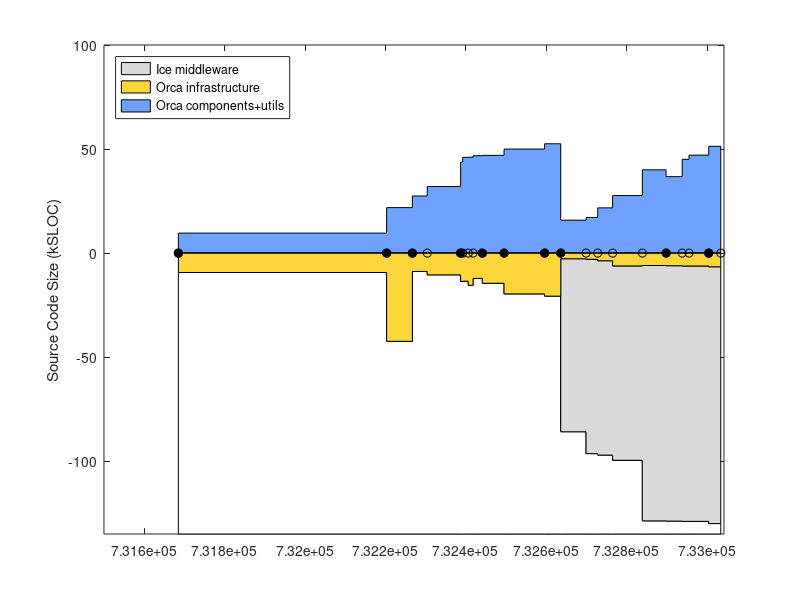

Here is the MATLAB script that generated this plot: (Note: this script raises an error after producing the figure.)
% keep track of orca project size using sloccount
clear all

% include/* except: include/{Freeze IceSSL IcePatch2}
% src/{Ice Slice IceGrid icecpp IceStorm slice2cpp IceUtil IceBox IceXML}
Sice212 = [
(7842-1000) + (22093+18419+11499+10568+4392+4200+4252+567+316)
];
Sice301 = [
(8164-1000) + (23018+19384+19169+10596+4479+4343+4308+622+319)
];
% same as above, but now also add Java:
% src/{IceInternal Ice IceUtil IceBox}
Sice310 = [
(8810-1200) + (24275+20494+22689+10587+4569+4877+4770+667+319) + (13190+6915+1262+493)
];
Sice311 = [
(8950-1275) + (24511+20505+22898+10590+4600+4884+4782+683+323) + (13266+6929+1262+504)
];

% for comparison, ASN
Sasn = 90433;

% indeces
iyy=1;
imm=2;
idd=3;
iver=4;
isub=5;
ibase=6;
icomp=7;

Sorca = [ ...
% YY    MM  DD  ?   SUB     BASE        COMP             VERSION
% 0.8.6: a single distro, divide in halves arbitrarily
2003    4   14  1   0       18930/2     18930/2;          % 0.8.6 (last change in doc/ChangeLog
% BASE: orca-base
% COMP: orca-components
2004    9   13  1   0       42543       21726;            % 0.11.0
2004    11  16  1   0       8963        27310;            % 0.12.0
2004    12  23  0   0       10596       31845;            % 0.12.1
2005    3  16   1   0       13767       43576;            % 0.13.0
2005    3  21   0   0       13620       45874;            % 0.13.1
2005    4   4   0   0       15630       45944;            % 0.13.2
2005    4   16  0   0       12283       46666;            % 0.13.3
2005    5   9   1   0       14639       46837;            % 0.14.0
2005    7   2   1   0       19751       49854;            % 0.15.0
2005    10  11  1   0       20818       52408;            % 1.0.0
% BASE: just orcaice + interfaces/slice
% COMP: comp + util - orcaice 
2005    11  20  1   Sice212 2320+530    9226+8781-2320;   % 2.0.0-rc1
2006    1   22  0   Sice301 2511+596    9801+9695-2511;   % 2.0.0-rc2
2006    2   20  0   Sice301 2998+813    9867+14734-2998;  % 2.0.0-rc3
2006    3   29  0   Sice301 5250+1052   14625+18131-5250; % 2.0.0-rc4
2006    6   11  0   Sice310 4985+1116   19999+24867-4985; % 2.0.0-rc5
2006    8   9   1   Sice310 5086+1116   19979+21711-5086; % 2.0.0
2006    9   18  0   Sice310 5251+1094   19317+30847-5251  % 2.0.1
2006    10  5   0   Sice310 5248+1094   20384+31798-5248  % 2.0.2
2006    11  23  1   Sice311 5532+1178   21408+35311-5532  % 2.0.1
];
Vorca ={'0.8.6', '0.11.0', '0.12.0', '0.12.1', '0.13.0', '0.13.1', '0.13.2', '0.13.3', '0.14.0', '0.15.0', '1.0.0', ...
    '2.0.0-rc1', '2.0.0-rc2', '2.0.0-rc3', '2.0.0-rc4', '2.0.0-rc5', '2.0.0', '2.0.1', '2.0.2', '2.1.0' }';

% add a dummy release just for display
Sorca(end+1,:) = Sorca(end,:);
Sorca(end,imm) = Sorca(end,imm)+1;
Sorca(end,iver) = 0;
Vorca{end+1} = 'dummy';

% convert dates
Torca = datenum(Sorca(:,iyy),Sorca(:,imm),Sorca(:,idd));

% 2nd digit releases
i2 = (Sorca(:,iver)==1);
Torca2 = Torca(i2);
Vorca2 = Vorca(i2);

Splayer = [ 
% YY    MM  DD  ?   SUB     BASE                COMP           VERSION
% BASE: (server-drivers)+client_libs
% COMP: drivers + utils
2002    12 04   1  0    (17331-12037)+9188      12037+2685;    % 1.3.1
2003    7  15   1  0    (30452-24334)+12458     24334+3064;    % 1.4rc1
2003    12 07   1  0    (37378-30947)+13110     30947+9633;    % 1.4rc2
2004    5  31   1  0    (49225-42643)+13664     42643+3550;    % 1.5
2004    11 12   1  0    (50758-43190)+13545     43190+4479;    % 1.6
2005    1  31   0  0    (52069-44517)+13576     44517+4662;    % 1.6.2
2005    7  28   0  0    (53348-45686)+14300     45686+5188;    % 1.6.5
% BASE: (libplayercore-./bindings) + client_libs + (libplayertcp-./bindings)
% note: libplayerxdr is autogenerated
% COMP: server + utils
2005    10 25   0  0    (4866-0)+7560+(1391-0)  46474+5725         % 2.0pre7
2006    2  28   1  0    (52739-47749)+8513+(2740-1291)  48764+5940 % 2.0.0
2006    3  25   1  0    (53957-48912)+8909+(2740-1291)  47069+5964 % 2.0.1
2006    6  9    1  0    (56741-51546)+9575+(2767-1319)  51983+9438 % 2.0.2
2006    9  26   1  0    (56741-51546)+9880+(2767-1319)  54613+9475 % 2.0.3
];
Tplayer = datenum(Splayer(:,1),Splayer(:,2),Splayer(:,3));

Smax = 135;
d0 = [Torca Torca]'; d0=d0(:); d0(1)=[];
d1 = Smax-Sorca(:,isub)-Sorca(:,ibase); d1 = [d1 d1]'; d1=d1(:); d1(end)=[];
d2 = Sorca(:,isub); d2 = [d2 d2]'; d2=d2(:); d2(end)=[];
d3 = Sorca(:,ibase); d3 = [d3 d3]'; d3=d3(:); d3(end)=[];
d4 = Sorca(:,icomp); d4 = [d4 d4]'; d4=d4(:); d4(end)=[];

figure(1), clf
ha=area( d0, [d1 d2 d3 d4]/1e3, -Smax ); hold on
plot( Torca, 0*Torca, 'k-o' )
h2=plot( Torca2, 0*Torca2, 'ko' );
set(h2,'markerfacecolor','k')
ylabel('Source Code Size (kSLOC)')

set(ha(1),'facecolor',1*[1 1 1]);
set(ha(2),'facecolor',.85*[1 1 1]);
set(ha(3),'facecolor',min(255,[255 153 0]+60)/255);
set(ha(4),'facecolor',min(255,[51 102 255]+60)/255);
ha(1)=[];
legend(ha,'Ice middleware','Orca infrastructure','Orca components+utils', 'Location','NorthWest')
%  xlim(datenum([2004;2005],[7;7],[1;1]) )
ylim([-Smax 100])
ax=axis;
xlim( [ax(1) datenum([2006 12 31])] )
ax=axis;
% label releases
mark('x', Torca2 )
i2odd = (1:2:length(Torca2));
ht = text(Torca2(i2odd)+5,.04*ax(4)*ones(length(i2odd),1),Vorca2(i2odd));
set(ht,'fontsize',8)
i2even = (2:2:length(Torca2));
ht = text(Torca2(i2even)+5,.08*ax(4)*ones(length(i2even),1),Vorca2(i2even));
set(ht,'fontsize',8)
datetick( 'x', 12 )
hp = plot( Tplayer, -Splayer(:,ibase)/1e3, 'k--o', Tplayer, Splayer(:,icomp)/1e3, 'k--o' );
set(hp, 'color', .5*[1 1 1] )
hpt = text( Tplayer(2), -Splayer(2,ibase)/1e3-8, 'Player infrastructure');
set(hpt, 'color', .5*[1 1 1] )
hpt = text( Tplayer(2), Splayer(2,icomp)/1e3-5, 'Player "components+utils"');
set(hpt, 'color', .5*[1 1 1] )
%mark('y', Dasn(1,1)/1e3 );
%text( datenum([2003 5 1]), Dasn(1,1)/1e3, 'ASN')
xlabel('Releases')
title('orca-robotics.sf.net')

ht=text(datenum(2003,7,1),-Smax+10, '*   generated using David A. Wheeler`s SLOCCount' );
set(ht,'fontsize',8)
ht=text(datenum(2003,7,1),-Smax+5, '** see data in [ORCA2]/scripts/matlab/sloccount/slocs.m' );
set(ht,'fontsize',8)

return
wpos = get(gcf,'position')
ppos = get(gcf,'paperposition')
ppos(4) = wpos(4) * ppos(3)/wpos(3);
ppos
set(gcf,'paperposition', ppos );
print -dpng 'release_sloc_hist'

set(gca,'xtick',Torca2, 'xticklabel', v2)
mark('x',2005)
text(2005,0,'2005')
